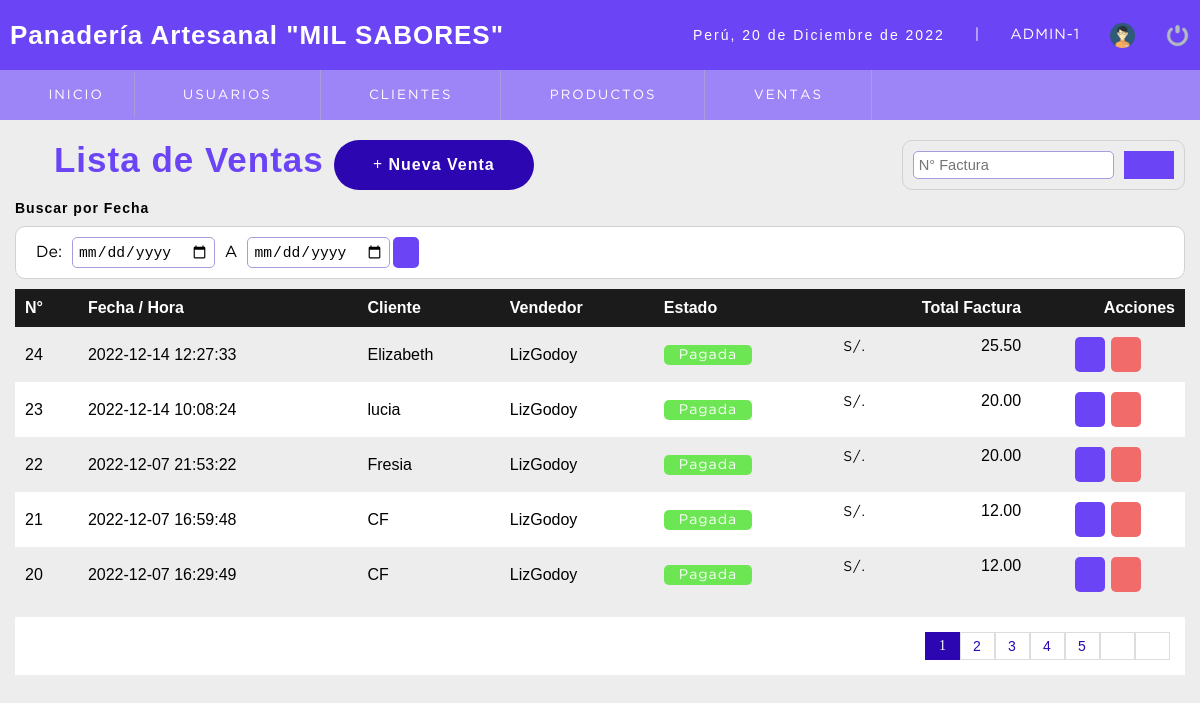
The app's page /sistema/ventas.php (signed in) with its own data.
### tables this page shows
CREATE TABLE `factura` (
  `nofactura` bigint(11) NOT NULL,
  `fecha` datetime NOT NULL DEFAULT CURRENT_TIMESTAMP,
  `usuario` int(11) DEFAULT NULL,
  `codcliente` int(11) DEFAULT NULL,
  `totalfactura` decimal(10,2) DEFAULT NULL,
  `estatus` int(11) NOT NULL DEFAULT '1'
);

CREATE TABLE `cliente` (
  `idcliente` int(11) NOT NULL,
  `nit` int(11) DEFAULT NULL,
  `nombre` varchar(80) DEFAULT NULL,
  `telefono` text,
  `direccion` text,
  `dateadd` datetime NOT NULL DEFAULT CURRENT_TIMESTAMP,
  `usuario_id` int(11) NOT NULL,
  `estatus` int(11) NOT NULL DEFAULT '1'
);

CREATE TABLE `usuario` (
  `idusuario` int(11) NOT NULL,
  `nombre` varchar(50) DEFAULT NULL,
  `correo` varchar(100) DEFAULT NULL,
  `usuario` varchar(15) DEFAULT NULL,
  `clave` varchar(100) NOT NULL,
  `rol` int(11) DEFAULT NULL,
  `estatus` int(11) NOT NULL DEFAULT '1'
);

### sistema/ventas.php (the view, shortened to what this page needs)
<?php
include "../conexion.php";
?>
<!DOCTYPE html>
<html lang="en">
<head>
    <?php
    include "includes/scripts.php";
    ?>
</head>
<body>
    <?php
    include "includes/header.php";
    ?>
    <section id="container">
        <div class="lista_usuario">
            <div class="usuario">
                <h1><i class="far fa-newspaper"></i> Lista de Ventas</h1>
                <a href="nueva_venta.php" class="btn_new"><i class="fas fa-plus"></i> Nueva Venta</a>
            </div>
            <div class="Buscar">
                <form action="buscar_venta.php" method="get" class="form_search">
                    <input type="text" name="busqueda" id="busqueda" placeholder="N° Factura">
                    <button type="submit" class="btn_search"><i class="fa fa-search"></i></button>
                </form>
            </div>
        </div>
        <div>
            <h5>Buscar por Fecha</h5>
            <form action="buscar_venta.php" method="get" class="form_search_date">
                <label for="">De: </label>
                <input type="date" name="decha_de" id="fecha_de" required>
                <label for="">A </label>
                <input type="date" name="fehca_a" id="fecha_a" required>
                <button type="submit" class="btn_view"><i class="fa fa-search"></i></button>
            </form>
        </div>
        <table>
            <tr>
                <th>N°</th>
                <th>Fecha / Hora</th>
                <th>Cliente</th>
                <th>Vendedor</th>
                <th>Estado</th>
                <th class="textright">Total Factura</th>
                <th class="textright">Acciones</th>
            </tr>
            <?php
            $sql_register    = mysqli_query($conection, "SELECT count(*) AS total_registro FROM factura WHERE estatus != 10 ");
            $result_register = mysqli_fetch_array($sql_register);
            $total_registro  = $result_register['total_registro'];
            $por_pagina = 5;
            if (empty($_GET['pagina'])) {
                $pagina = 1;
            } else {
                $pagina = $_GET['pagina'];
            }
            $desde = ($pagina - 1) * $por_pagina;
            $total_paginas = ceil($total_registro / $por_pagina);
            $query = mysqli_query($conection, "SELECT f.nofactura, f.fecha, f.totalfactura, f.codcliente,
                                                f.estatus,u.nombre as vendedor,
                                                cl.nombre as cliente
                                                FROM factura f
                                                INNER JOIN usuario u
                                                ON f.usuario = u.idusuario
                                                INNER JOIN cliente cl
                                                ON f.codcliente = cl.idcliente
                                                WHERE f.estatus != 10
                                                ORDER BY f.fecha DESC LIMIT $desde, $por_pagina");
            $result = mysqli_num_rows($query);
            if ($result > 0) {
                while ($data = mysqli_fetch_array($query)) {
                    if ($data["estatus"] == 1) {
                        $estado = '<span class="pagada"> Pagada</span>';
                    } else {
                        $estado = '<span class="anulada"> Anulada</span>';
                    }
            ?>
                    <tr id="row_<?php echo $data["nofactura"]; ?>">
                        <td><?php echo $data["nofactura"]; ?></td>
                        <td><?php echo $data["fecha"]; ?></td>
                        <td><?php echo $data["cliente"]; ?></td>
                        <td><?php echo $data["vendedor"]; ?></td>
                        <td><?php echo $estado; ?></td>
                        <td class="textright totalfactura"><span>S/.</span><?php echo $data["totalfactura"]; ?></td>
                        <td>
                            <div class="div_acciones">
                                <div>
                                    <button class="btn_view view_factura" type="button" cl="<?php echo $data["codcliente"]; ?>" f="<?php echo $data['nofactura']; ?>"><i class="fas fa-eye"></i></button>
                                </div>
                            <?php
                            if ($_SESSION['rol'] == 1 || $_SESSION['rol'] == 2) {
                                if ($data["estatus"] == 1) {
                            ?>
                                    <div class="div_factura">
                                    <button class="btn_anular anular_factura" fac="<?php echo $data["nofactura"]; ?>"><i class="fas fa-ban"></i></button>
                                    </div>
                                <?php
                                } else {
                                ?>
                                    <div class="div_factura">
                                        <button type="button" class="btn_anular inactive" ><i class="fas fa-ban"></i></button>
                                    </div>
                            <?php
                                }
                            }
                            ?>
                            </div>
                        </td>
                    </tr>
            <?php
                }
            }
            ?>
        </table>
        <div class="paginator">
            <ul>
                <?php
                for ($i = 1; $i <= $total_paginas; $i++) {
                    if ($i == $pagina) {
                        echo '<li class="pageSelected">' . $i . '</li>';
                    } else {
                        echo '<li><a href="?pagina=' . $i . '">' . $i . '</a></li>';
                    }
                }
                if ($pagina != $total_paginas) {
                ?>
                    <li><a href="?pagina=<?php echo $pagina + 1; ?>"><i class="fa-solid fa-caret-right fa-lg"></i></a></li>
                    <li><a href="?pagina=<?php echo $total_paginas; ?>"><i class="fa-solid fa-forward-step"></i></a></li>
                <?php
                }
                ?>
            </ul>
        </div>
    </section>
</body>
</html>

### sistema/css/style.css (style rules this page uses)
* { margin: 0 ; padding: 0; box-sizing: border-box; }
body { background: #ededed; }
h1, h2, h3, h4, h5, h6 { font-family: 'arial'; font-weight: bold; letter-spacing: 1px; }
h1 { font-size: 26px; }
h5 { font-size: 14px; }
a { text-decoration: none; font-family: arial; letter-spacing: 1px; }
span { font-family: 'GothamBook'; letter-spacing: 1px; font-size: 14px; line-height: 20px; }
#container { padding: 140px 15px 15px; }
form { background: #fff; margin: auto; padding: 20px 50px; border: 1px solid #d1d1d1; }
label { display: block; font-size: 12pt; font-family: 'GothamBook'; margin: 15px auto 5px auto; }
input, select { display: block; width: 100%; font-size: 11pt; padding: 5px; border: 1px solid #A99BDC; border-radius: 5px; }
#container h1 { font-size: 35px; color: #6a44f5; }
.btn_new { width: 200px !important; background-color: #2b06b1 !important; }
.usuario { display: flex; }
.lista_usuario { display: flex; justify-content: space-between; margin-bottom: 10px; }
table { display: -ms-grid!important; border-collapse: collapse; font-size: 12pt; font-family: 'arial'; width: 100%; }
table th { text-align: left; padding: 10px; background: #1b1b1b; color: #fff; }
table tr:nth-child(odd) { background: #fff; }
table td { padding: 10px; }
.btn_cancel, .btn_ok, .btn_save, .btn_new { width: 150px; background-color: #71ff55; color: #fff; display: inline-block; padding: 15px 0px; border-radius: 5px; cursor: pointer; text-align: center; font-size: 12pt; border: 1px solid transparent ; border-radius: 49px; color: #fff; font-weight: 600; margin: 0px 10px; cursor: pointer; transition: 0.5s; letter-spacing: 1px; }
.paginator ul { padding: 15px; list-style: none; background: #fff; margin-top: 15px; display: -webkit-flex; display: flex; justify-content: flex-end; }
.paginator a, .pageSelected { color: #2b06b1 ; border: 1px solid #ddd; padding: 5px; display: inline-block; font-size: 14px; text-align: center; width: 35px; }
.pageSelected { color: #fff; background: #2b06b1 ; border: 1px solid #2b06b1 ; }
.form_search { display: -webkit-flex; display: flex; float: right; background: initial; padding: 10px; border-radius: 10px; }
.form_search .btn_search { background: #6a44f5; color: #fff; padding: 0 20px; border: 0; cursor: pointer; margin-left: 10px; }
.textright { text-align: right; }
.btn_anular { background-color: #f26b6b; border: 0; border-radius: 5px; cursor: pointer; padding: 10px; margin: 0 3px; color: #FFF; }
.form_search_date { padding: 10px; display: flex; justify-content: flex-start; align-items: center; border-radius: 10px; margin: 10px auto; }
.form_search_date label { margin: 0 10px; }
.form_search_date input { width: auto; }
.form_search_date .btn_view { padding: 8px; }
.btn_view { background-color: #6a44f5; border: 0; border-radius: 5px; cursor: pointer; padding: 10px; margin: 0 3px; color: #FFF; }
.div_acciones { display: -webkit-flex; display: -moz-flex; display: -ms-flex; display: -o-flex; display: flex; justify-content: center; }
.totalfactura { display: -webkit-flex; display: -moz-flex; display: -ms-flex; display: -o-flex; display: flex; justify-content: space-between; }
.pagada, .anulada { color: #FFF; background: #6ce753; text-align: center; border-radius: 5px; padding: 4px 15px; }

### records on screen
factura: nofactura "24", fecha "2022-12-14 12:27:33", codcliente.nombre "Elizabeth", usuario.nombre "LizGodoy", estatus "Pagada", totalfactura "25.50"
factura: nofactura "23", fecha "2022-12-14 10:08:24", codcliente.nombre "lucia", usuario.nombre "LizGodoy", estatus "Pagada", totalfactura "20.00"
factura: nofactura "22", fecha "2022-12-07 21:53:22", codcliente.nombre "Fresia", usuario.nombre "LizGodoy", estatus "Pagada", totalfactura "20.00"
factura: nofactura "21", fecha "2022-12-07 16:59:48", codcliente.nombre "CF", usuario.nombre "LizGodoy", estatus "Pagada", totalfactura "12.00"
factura: nofactura "20", fecha "2022-12-07 16:29:49", codcliente.nombre "CF", usuario.nombre "LizGodoy", estatus "Pagada", totalfactura "12.00"

### other values on screen
fechaC() "20 de Diciembre de 2022"
$_SESSION['user'] "ADMIN"
$_SESSION['rol'] "1"
